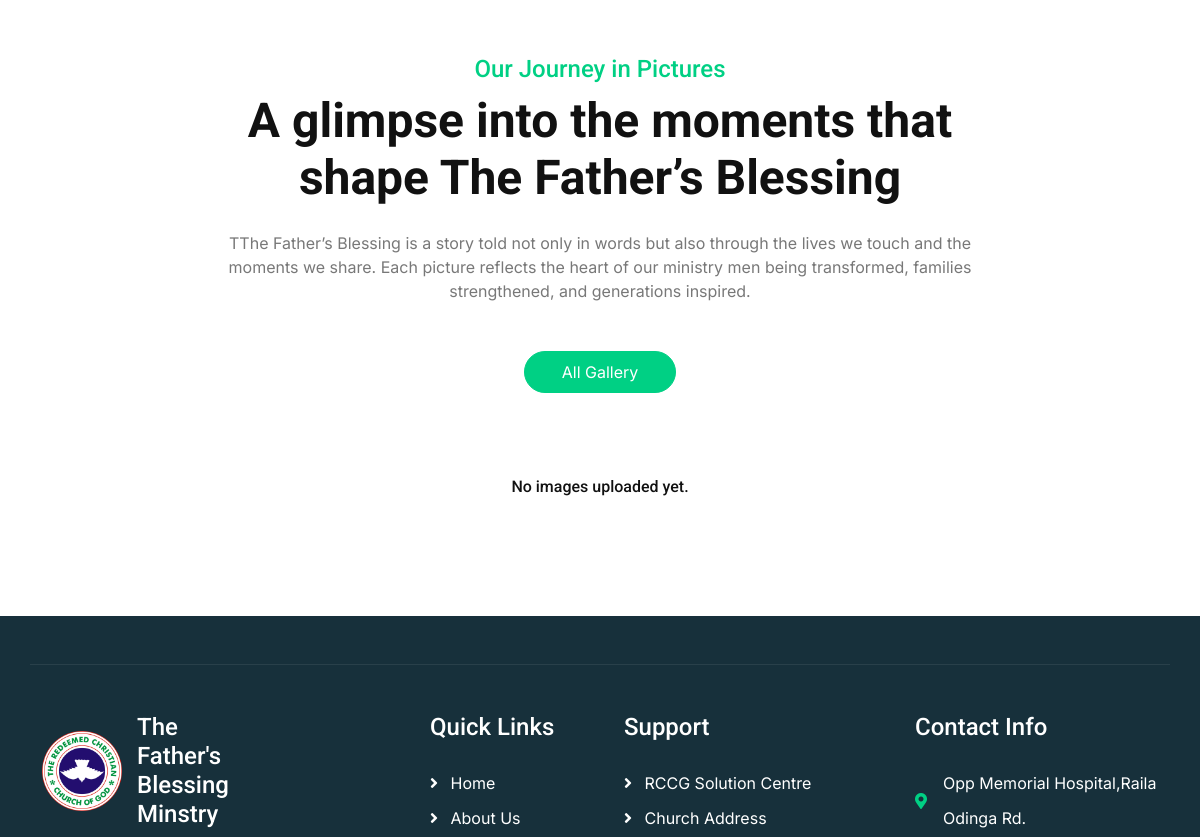
The app's page /gallery/ (middle part), older data.
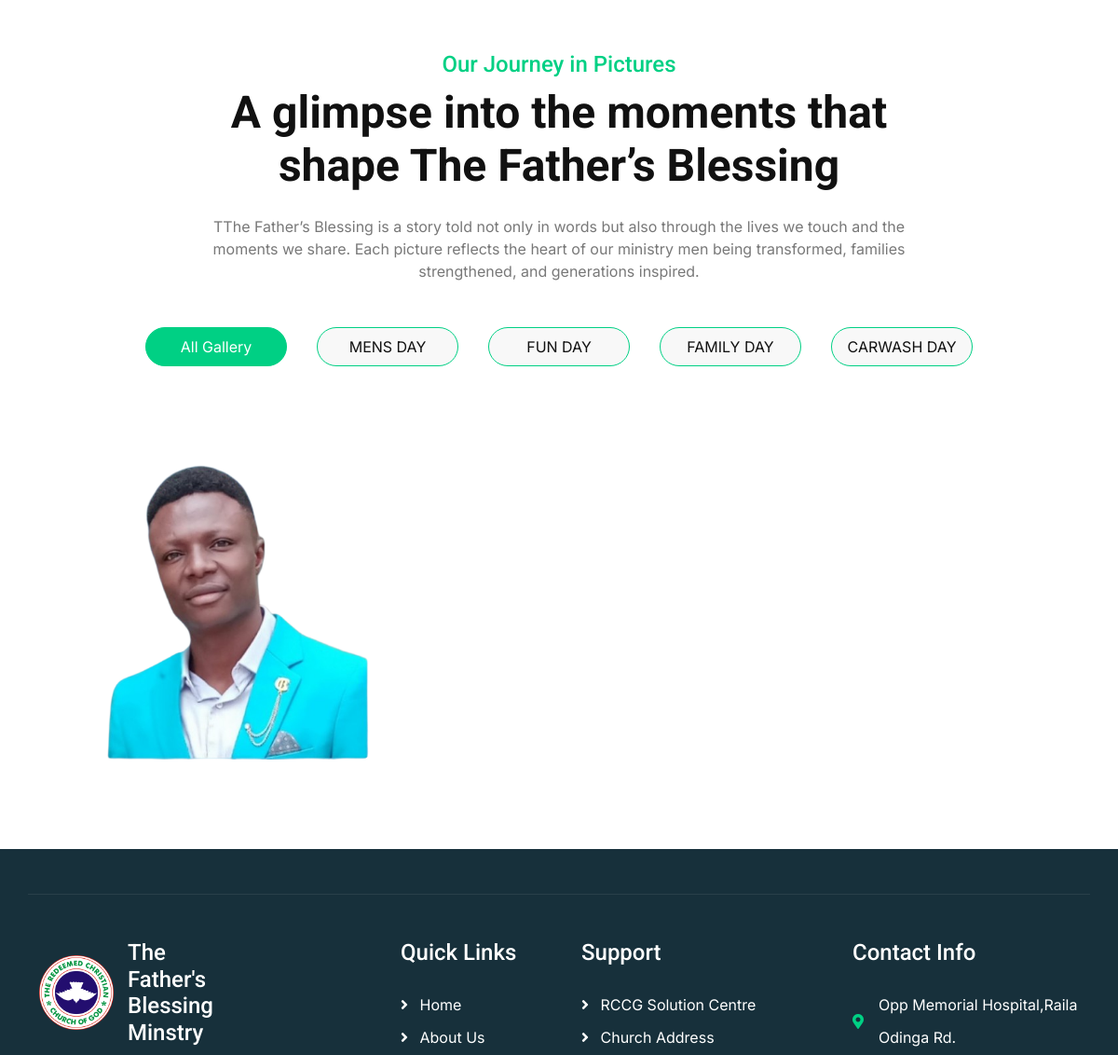
The same page, newer data.
### TFBapp/models.py (models this page shows, shortened)
class GalleryCategory(models.Model):
    name = models.CharField(max_length=100, unique=True)

class GalleryImage(models.Model):
    title = models.CharField(max_length=200, blank=True)
    image = models.ImageField(upload_to='gallery/')
    category = models.ForeignKey(GalleryCategory, on_delete=models.SET_NULL, null=True, blank=True, related_name='images')
    uploaded_at = models.DateTimeField(auto_now_add=True)

### TFBapp/views.py (the view)
# urls.py: path('gallery/', gallery, name='gallery'),
def gallery(request):
    categories = GalleryCategory.objects.prefetch_related('images').all()
    return render(request, 'TFBapp/gallery.html', {'categories': categories})

### TFBapp/templates/TFBapp/gallery.html (shortened to what this page needs)
{% extends "base.html" %}
{% load static %}
{% block content %}
    <div class="container-fluid gallery py-5">
            <div class="container py-5">
                <div class="text-center mx-auto pb-5 wow fadeInUp" data-wow-delay="0.2s" style="max-width: 800px;">
                    <h4 class="text-primary">Our Journey in Pictures</h4>
                    <h1 class="display-5 mb-4">A glimpse into the moments that shape The Father’s Blessing</h1>
                    <p class="mb-0">TThe Father’s Blessing is a story told not only in words but also through the lives we touch and the moments we share. Each picture reflects the heart of our ministry men being transformed, families strengthened, and generations inspired.
                    </p>
                </div>
                <div class="tab-class text-center">
                    <ul class="nav nav-pills d-inline-flex justify-content-center mb-5">
                        <li class="nav-item">
                            <a class="d-flex mx-3 py-2 border border-primary bg-light rounded-pill active" data-bs-toggle="pill" href="#tab-all">
                                <span class="text-dark" style="width: 150px;">All Gallery</span>
                            </a>
                        </li>
                        {% for category in categories %}
                            <li class="nav-item">
                                <a class="d-flex mx-3 py-2 border border-primary bg-light rounded-pill" data-bs-toggle="pill" href="#tab-{{ category.id }}">
                                    <span class="text-dark" style="width: 150px;">{{ category.name }}</span>
                                </a>
                            </li>
                        {% endfor %}
                    </ul>
                    <div class="tab-content">
                        <div class="tab-pane fade show active" id="tab-all">
                            <div class="row g-4">
                                {% for category in categories %}
                                    {% for image in category.images.all %}
                                        <div class="col-md-4">
                                            <img src="{{ image.image.url }}" class="img-fluid rounded" alt="{{ image.title }}">
                                        </div>
                                    {% endfor %}
                                {% empty %}
                                    <div class="col-12 text-center">
                                        <p class="h6 py-3">No images uploaded yet.</p>
                                    </div>
                                {% endfor %}
                            </div>
                        </div>
                    </div>
                </div>
            </div>
    </div>
{% endblock  %}

### TFBapp/templates/base.html (shortened to what this page needs)
{% load static %}
<!DOCTYPE html>
<html lang="en">
    <head>
        <link rel="stylesheet" href="https://cdnjs.cloudflare.com/ajax/libs/font-awesome/6.4.0/css/all.min.css" />
        <link rel="stylesheet" href="https://use.fontawesome.com/releases/v5.15.4/css/all.css"/>
        <link href="https://cdn.jsdelivr.net/npm/bootstrap-icons@1.4.1/font/bootstrap-icons.css" rel="stylesheet">
        <link rel="stylesheet" href="{% static 'lib/animate/animate.min.css' %}"/>
        <link href="{% static 'lib/lightbox/css/lightbox.min.css' %}" rel="stylesheet">
        <link href="{% static 'lib/owlcarousel/assets/owl.carousel.min.css' %}" rel="stylesheet">
        <link href="{% static 'css/bootstrap.min.css' %}" rel="stylesheet">
        <link href="{% static 'css/style.css' %}" rel="stylesheet">
    </head>
    <body>
            {% block content %}{% endblock  %}
        <div class="container-fluid footer py-5 wow fadeIn" data-wow-delay="0.2s">
            <div class="container py-5 border-start-0 border-end-0" style="border: 1px solid; border-color: rgb(255, 255, 255, 0.08);">
                <div class="row g-5">
                    <div class="col-md-6 col-lg-6 col-xl-4">
                        <div class="footer-item">
                            <a href="index.html" class="p-0 footer-logo">
                                <img src="{% static 'img/rccg.png' %}" alt="Logo" class="footer-img">
                                <h4 class="text-white">The Father's Blessing Minstry</h4>
                            </a><br>
                        </div>
                    </div>
                    <div class="col-md-6 col-lg-6 col-xl-2">
                        <div class="footer-item">
                            <h4 class="text-white mb-4">Quick Links</h4>
                            <a href="#"><i class="fas fa-angle-right me-2"></i> Home</a>
                            <a href="#"><i class="fas fa-angle-right me-2"></i> About Us</a>
                        </div>
                    </div>
                    <div class="col-md-6 col-lg-6 col-xl-3">
                        <div class="footer-item">
                            <h4 class="text-white mb-4">Support</h4>
                            <a href="#"><i class="fas fa-angle-right me-2"></i> RCCG Solution Centre</a>
                            <a href="#"><i class="fas fa-angle-right me-2"></i> Church Address</a>
                        </div>
                    </div>
                    <div class="col-md-6 col-lg-6 col-xl-3">
                        <div class="footer-item">
                            <h4 class="text-white mb-4">Contact Info</h4>
                            <div class="d-flex align-items-center">
                                <i class="fas fa-map-marker-alt text-primary me-3"></i>
                                <p class="text-white mb-0">Opp Memorial Hospital,Raila Odinga Rd.</p>
                            </div>
                        </div>
                    </div>
                </div>
            </div>
        </div>
    </body>
</html>

### static/css/style.css (style rules this page uses)
.footer { background: var(--bs-secondary); }
.footer .footer-item { display: flex; flex-direction: column; }
.footer .footer-item a { line-height: 35px; color: #fff; transition: 0.5s; }
.footer .footer-item p { line-height: 35px; color: #fff; }
.footer-logo { display: flex; align-items: center; justify-content: start; max-width: 80px; height: auto; margin-right: 15px; }
.footer-img { max-width: 80px; height: auto; margin-right: 15px; }
.footer-logo h4 { font-size: 1.5rem; margin: 0; }
.gallery .tab-class .nav-item { padding: 0 0 20px 0; }
.gallery .tab-class .nav-item a.active { background: var(--bs-primary) !important; }
.gallery .tab-class .nav-item a.active span { color: var(--bs-white) !important; }

Row changes from the older to the newer data that the page shows:
added GalleryCategory: name "MENS DAY"
added GalleryCategory: name "FUN DAY", shown under "A glimpse into the moments that shape The Father’s Blessing"
added GalleryCategory: name "FAMILY DAY", shown under "A glimpse into the moments that shape The Father’s Blessing"
added GalleryCategory: name "CARWASH DAY", shown under "A glimpse into the moments that shape The Father’s Blessing"
added GalleryImage: image (picture)
Text that changed along with them:
text no longer shown: "No images uploaded yet."
